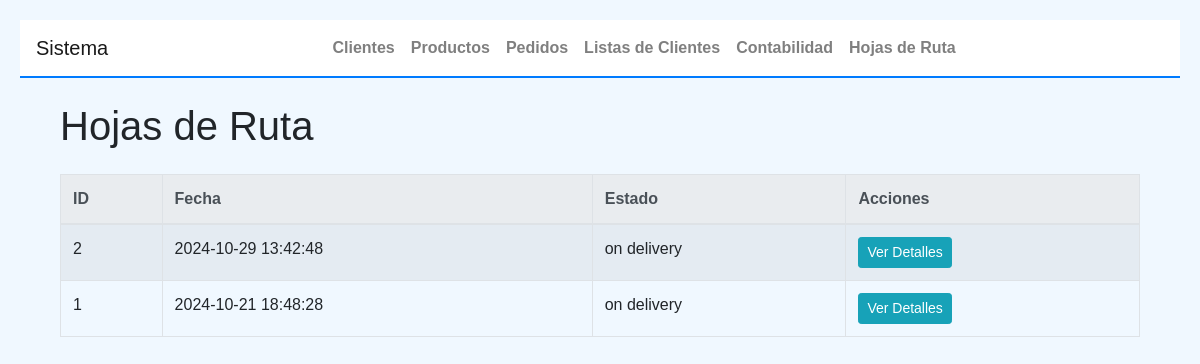
Page /hojas-de-ruta on the earlier database version.
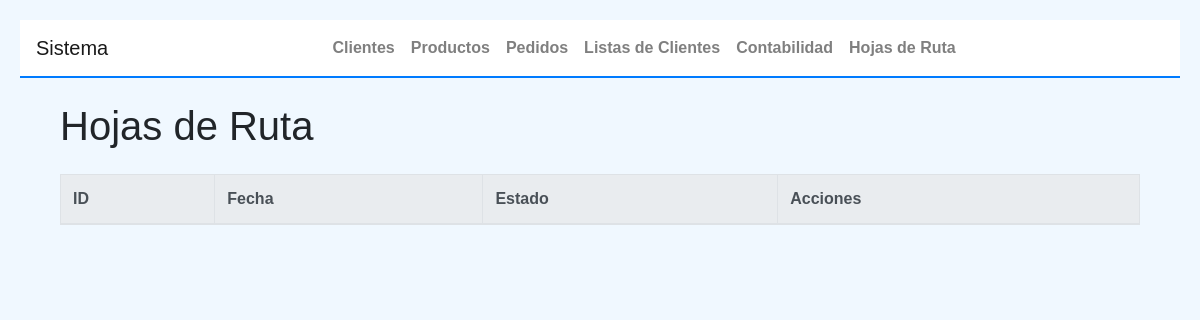
Same page on the later database version.
### tables this page shows
CREATE TABLE hojas_de_ruta (
    id INTEGER PRIMARY KEY AUTOINCREMENT,
    fecha TEXT DEFAULT CURRENT_TIMESTAMP,
    estado TEXT DEFAULT 'on delivery'
);

### app2.py (the view)
@app.route('/hojas-de-ruta', methods=['GET'])
@handle_db_error
def view_all_hojas_de_ruta():
    hojas = HojaDeRuta.get_all()  # Assuming get_all() retrieves all Hojas de Ruta
    return render_template('hojas_de_ruta.html', hojas=hojas)

### app2.py (called while the page is built)
@app.teardown_appcontext
def close_db_connection(exception):
    db = g.pop('db', None)
    if db is not None:
        db.close()

def handle_db_error(func):
    @functools.wraps(func)
    def wrapper(*args, **kwargs):
        try:
            return func(*args, **kwargs)
        except sqlite3.Error as e:
            print(f"Database error: {e}")
            return abort(500, description="Internal Server Error")
    return wrapper

### objetos2.py (called while the page is built)
    @staticmethod
    def get_db_connection():
        try:
            conn = sqlite3.connect(DATABASE)
            conn.row_factory = sqlite3.Row
            return conn
        except sqlite3.Error as e:
            print(f"Error connecting to the database: {e}")
            raise

    @staticmethod
    def close_connection(conn):
        if conn:
            try:
                conn.close()
            except sqlite3.Error as e:
                print(f"Error closing the database connection: {e}")

### templates/hojas_de_ruta.html (shortened to what this page needs)
{% extends "base.html" %}
{% block content %}
<div class="container mt-4">
    <h1 class="mb-4">Hojas de Ruta</h1>
    <div class="table-responsive">
        <table class="table table-bordered table-striped">
            <thead class="thead-light">
                <tr>
                    <th>ID</th>
                    <th>Fecha</th>
                    <th>Estado</th>
                    <th>Acciones</th>
                </tr>
            </thead>
            <tbody>
                {% for hoja in hojas %}
                <tr>
                    <td>{{ hoja.id }}</td>
                    <td>{{ hoja.fecha }}</td>
                    <td>{{ hoja.estado }}</td>
                    <td>
                        <a href="{{ url_for('view_hoja_de_ruta', hoja_id=hoja.id) }}" class="btn btn-info btn-sm">Ver Detalles</a>
                    </td>
                </tr>
                {% endfor %}
            </tbody>
        </table>
    </div>
</div>
{% endblock %}

Differences in the rows shown:
removed hojas_de_ruta: id "2", fecha "2024-10-29 13:42:48", estado "on delivery"
removed hojas_de_ruta: id "1", fecha "2024-10-21 18:48:28", estado "on delivery"
